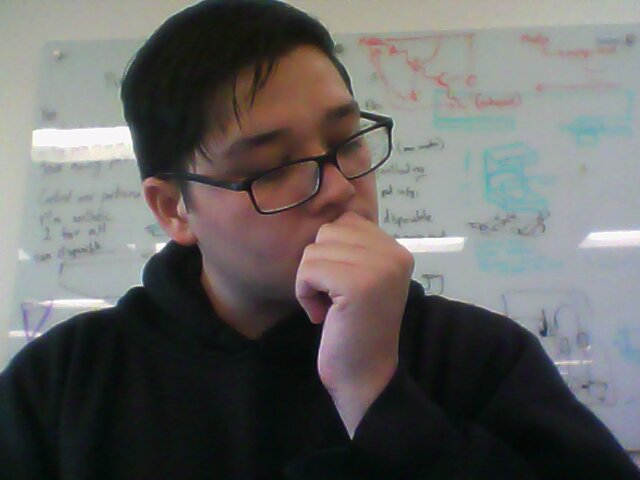
//> input picture opencvtesting/selfi2.jpg, 640 x 480 px, given in place of the camera
$ ./AutoColourFilter   (built with g++ and OpenCV 4)
//> lines starting //> are read from the running program, lines starting //| are printed output that depends on the picture; after the words box and inside, x2 and y2 are one past the last pixel; in counts of white or black regions, pixels touching at a corner belong together
//objectTrackingTutorial.cpp

//Written by  Kyle Hounslow 2015

//Permission is hereby granted, free of charge, to any person obtaining a copy of this software and associated documentation files (the "Software")
//, to deal in the Software without restriction, including without limitation the rights to use, copy, modify, merge, publish, distribute, sublicense,
//and/or sell copies of the Software, and to permit persons to whom the Software is furnished to do so, subject to the following conditions:

//The above copyright notice and this permission notice shall be included in all copies or substantial portions of the Software.

//THE SOFTWARE IS PROVIDED "AS IS", WITHOUT WARRANTY OF ANY KIND, EXPRESS OR IMPLIED, INCLUDING BUT NOT LIMITED TO THE WARRANTIES OF MERCHANTABILITY,
//FITNESS FOR A PARTICULAR PURPOSE AND NONINFRINGEMENT. IN NO EVENT SHALL THE AUTHORS OR COPYRIGHT HOLDERS BE LIABLE FOR ANY CLAIM, DAMAGES OR OTHER
//LIABILITY, WHETHER IN AN ACTION OF CONTRACT, TORT OR OTHERWISE, ARISING FROM, OUT OF OR IN CONNECTION WITH THE SOFTWARE OR THE USE OR OTHER DEALINGS
//IN THE SOFTWARE.

#include <sstream>
#include <string>
#include <iostream>
#include "opencv2/highgui.hpp"
#include "opencv2/opencv.hpp"

using namespace cv;
using namespace std;
//initial min and max HSV filter values.
//these will be changed using trackbars
int H_MIN = 0;
int H_MAX = 256;
int S_MIN = 0;
int S_MAX = 256;
int V_MIN = 0;
int V_MAX = 256;
//default capture width and height
const int FRAME_WIDTH = 640;
const int FRAME_HEIGHT = 480;
//max number of objects to be detected in frame
const int MAX_NUM_OBJECTS = 50;
//minimum and maximum object area
const int MIN_OBJECT_AREA = 20 * 20;
const int MAX_OBJECT_AREA = FRAME_HEIGHT*FRAME_WIDTH / 1.5;
//names that will appear at the top of each window
const string windowName = "Original Image";
const string windowName1 = "HSV Image";
const string windowName2 = "Thresholded Image";
const string windowName3 = "After Morphological Operations";
const string trackbarWindowName = "Trackbars";

bool calibrationMode;//used for showing debugging windows, trackbars etc.

bool mouseIsDragging;//used for showing a rectangle on screen as user clicks and drags mouse
bool mouseMove;
bool rectangleSelected;
cv::Point initialClickPoint, currentMousePoint; //keep track of initial point clicked and current position of mouse
cv::Rect rectangleROI; //this is the ROI that the user has selected
vector<int> H_ROI, S_ROI, V_ROI;// HSV values from the click/drag ROI region stored in separate vectors so that we can sort them easily

void on_trackbar(int, void*)
{//This function gets called whenever a
	// trackbar position is changed

	//for now, this does nothing.


}
void createTrackbars(){
	//create window for trackbars


	namedWindow(trackbarWindowName, 0);
	//create memory to store trackbar name on window
	char TrackbarName[50];
	sprintf(TrackbarName, "H_MIN", H_MIN);
	sprintf(TrackbarName, "H_MAX", H_MAX);
	sprintf(TrackbarName, "S_MIN", S_MIN);
	sprintf(TrackbarName, "S_MAX", S_MAX);
	sprintf(TrackbarName, "V_MIN", V_MIN);
	sprintf(TrackbarName, "V_MAX", V_MAX);
	//create trackbars and insert them into window
	//3 parameters are: the address of the variable that is changing when the trackbar is moved(eg.H_LOW),
	//the max value the trackbar can move (eg. H_HIGH),
	//and the function that is called whenever the trackbar is moved(eg. on_trackbar)
	//                                  ---->    ---->     ---->
	createTrackbar("H_MIN", trackbarWindowName, &H_MIN, 255, on_trackbar);
	createTrackbar("H_MAX", trackbarWindowName, &H_MAX, 255, on_trackbar);
	createTrackbar("S_MIN", trackbarWindowName, &S_MIN, 255, on_trackbar);
	createTrackbar("S_MAX", trackbarWindowName, &S_MAX, 255, on_trackbar);
	createTrackbar("V_MIN", trackbarWindowName, &V_MIN, 255, on_trackbar);
	createTrackbar("V_MAX", trackbarWindowName, &V_MAX, 255, on_trackbar);


}
// [52 lines left out: function clickAndDrag_Rectangle, not called in this run]
void recordHSV_Values(cv::Mat frame, cv::Mat hsv_frame){

	//save HSV values for ROI that user selected to a vector
	if (mouseMove == false && rectangleSelected == true){

		//clear previous vector values
		if (H_ROI.size()>0) H_ROI.clear();
		if (S_ROI.size()>0) S_ROI.clear();
		if (V_ROI.size()>0 )V_ROI.clear();
		//if the rectangle has no width or height (user has only dragged a line) then we don't try to iterate over the width or height
		if (rectangleROI.width<1 || rectangleROI.height<1) cout << "Please drag a rectangle, not a line" << endl;
		else{
			for (int i = rectangleROI.x; i<rectangleROI.x + rectangleROI.width; i++){
				//iterate through both x and y direction and save HSV values at each and every point
				for (int j = rectangleROI.y; j<rectangleROI.y + rectangleROI.height; j++){
					//save HSV value at this point
					H_ROI.push_back((int)hsv_frame.at<cv::Vec3b>(j, i)[0]);
					S_ROI.push_back((int)hsv_frame.at<cv::Vec3b>(j, i)[1]);
					V_ROI.push_back((int)hsv_frame.at<cv::Vec3b>(j, i)[2]);
				}
			}
		}
		//reset rectangleSelected so user can select another region if necessary
		rectangleSelected = false;
		//set min and max HSV values from min and max elements of each array

		if (H_ROI.size()>0){
			//NOTE: min_element and max_element return iterators so we must dereference them with "*"
			H_MIN = *std::min_element(H_ROI.begin(), H_ROI.end());
			H_MAX = *std::max_element(H_ROI.begin(), H_ROI.end());
			cout << "MIN 'H' VALUE: " << H_MIN << endl;
			cout << "MAX 'H' VALUE: " << H_MAX << endl;
		}
		if (S_ROI.size()>0){
			S_MIN = *std::min_element(S_ROI.begin(), S_ROI.end());
			S_MAX = *std::max_element(S_ROI.begin(), S_ROI.end());
			cout << "MIN 'S' VALUE: " << S_MIN << endl;
			cout << "MAX 'S' VALUE: " << S_MAX << endl;
		}
		if (V_ROI.size()>0){
			V_MIN = *std::min_element(V_ROI.begin(), V_ROI.end());
			V_MAX = *std::max_element(V_ROI.begin(), V_ROI.end());
			cout << "MIN 'V' VALUE: " << V_MIN << endl;
			cout << "MAX 'V' VALUE: " << V_MAX << endl;
		}

	}

	if (mouseMove == true){
		//if the mouse is held down, we will draw the click and dragged rectangle to the screen
		rectangle(frame, initialClickPoint, cv::Point(currentMousePoint.x, currentMousePoint.y), cv::Scalar(0, 255, 0), 1, 8, 0);
	}


}
string intToString(int number){


	std::stringstream ss;
	ss << number;
	return ss.str();
}
void drawObject(int x, int y, Mat &frame){

	//use some of the openCV drawing functions to draw crosshairs
	//on your tracked image!


	//'if' and 'else' statements to prevent
	//memory errors from writing off the screen (ie. (-25,-25) is not within the window)

	circle(frame, Point(x, y), 20, Scalar(0, 255, 0), 2);
	if (y - 25>0)
		line(frame, Point(x, y), Point(x, y - 25), Scalar(0, 255, 0), 2);
	else line(frame, Point(x, y), Point(x, 0), Scalar(0, 255, 0), 2);
	if (y + 25<FRAME_HEIGHT)
		line(frame, Point(x, y), Point(x, y + 25), Scalar(0, 255, 0), 2);
	else line(frame, Point(x, y), Point(x, FRAME_HEIGHT), Scalar(0, 255, 0), 2);
	if (x - 25>0)
		line(frame, Point(x, y), Point(x - 25, y), Scalar(0, 255, 0), 2);
	else line(frame, Point(x, y), Point(0, y), Scalar(0, 255, 0), 2);
	if (x + 25<FRAME_WIDTH)
		line(frame, Point(x, y), Point(x + 25, y), Scalar(0, 255, 0), 2);
	else line(frame, Point(x, y), Point(FRAME_WIDTH, y), Scalar(0, 255, 0), 2);

	putText(frame, intToString(x) + "," + intToString(y), Point(x, y + 30), 1, 1, Scalar(0, 255, 0), 2);

}
void morphOps(Mat &thresh){

	//create structuring element that will be used to "dilate" and "erode" image.
	//the element chosen here is a 3px by 3px rectangle

	Mat erodeElement = getStructuringElement(MORPH_RECT, Size(3, 3));
	//dilate with larger element so make sure object is nicely visible
	Mat dilateElement = getStructuringElement(MORPH_RECT, Size(8, 8));

	erode(thresh, thresh, erodeElement);
	erode(thresh, thresh, erodeElement);


	dilate(thresh, thresh, dilateElement);
	dilate(thresh, thresh, dilateElement);


}
void trackFilteredObject(int &x, int &y, Mat threshold, Mat &liveFeed){

	Mat temp;
	threshold.copyTo(temp);
	//these two vectors needed for output of findContours
	vector< vector<Point> > contours;
	vector<Vec4i> hierarchy;
	//find contours of filtered image using openCV findContours function
	findContours(temp, contours, hierarchy, CV_RETR_CCOMP, CV_CHAIN_APPROX_SIMPLE);
	//use moments method to find our filtered object
	double refArea = 0;
	int largestIndex = 0;
	bool objectFound = false;
	if (hierarchy.size() > 0) {
		int numObjects = hierarchy.size();
		//if number of objects greater than MAX_NUM_OBJECTS we have a noisy filter
		if (numObjects<MAX_NUM_OBJECTS){
			for (int index = 0; index >= 0; index = hierarchy[index][0]) {

				Moments moment = moments((cv::Mat)contours[index]);
				double area = moment.m00;

				//if the area is less than 20 px by 20px then it is probably just noise
				//if the area is the same as the 3/2 of the image size, probably just a bad filter
				//we only want the object with the largest area so we save a reference area each
				//iteration and compare it to the area in the next iteration.
				if (area>MIN_OBJECT_AREA && area<MAX_OBJECT_AREA && area>refArea){
					x = moment.m10 / area;
					y = moment.m01 / area;
					objectFound = true;
					refArea = area;
					//save index of largest contour to use with drawContours
					largestIndex = index;
				}
				else objectFound = false;


			}
			//let user know you found an object
			if (objectFound == true){
				putText(liveFeed, "Tracking Object", Point(0, 50), 2, 1, Scalar(0, 255, 0), 2);
				//draw object location on screen
				drawObject(x, y, liveFeed);
				//draw largest contour
				//drawContours(liveFeed, contours, largestIndex, Scalar(0, 255, 255), 2);
			}

		}
		else putText(liveFeed, "TOO MUCH NOISE! ADJUST FILTER", Point(0, 50), 1, 2, Scalar(0, 0, 255), 2);
	}
}
int main(int argc, char* argv[])
{
	//some boolean variables for different functionality within this
	//program
	bool trackObjects = true;
	bool useMorphOps = true;
	calibrationMode = true;
	//Matrix to store each frame of the webcam feed
	Mat liveFeed;
	//matrix storage for HSV image
	Mat HSV;
	//matrix storage for binary threshold image
	Mat threshold;
	//x and y values for the location of the object
	int x = 0, y = 0;
	//video capture object to acquire webcam feed
	VideoCapture capture;
	//open capture object at location zero (default location for webcam)
	capture.open(1);
	//set height and width of capture frame
	capture.set(CV_CAP_PROP_FRAME_WIDTH, FRAME_WIDTH);
	capture.set(CV_CAP_PROP_FRAME_HEIGHT, FRAME_HEIGHT);
	//must create a window before setting mouse callback
	cv::namedWindow(windowName);
	//set mouse callback function to be active on "Webcam Feed" window
	//we pass the handle to our "frame" matrix so that we can draw a rectangle to it
	//as the user clicks and drags the mouse
	cv::setMouseCallback(windowName, clickAndDrag_Rectangle, &liveFeed);
	//initiate mouse move and drag to false
	mouseIsDragging = false;
	mouseMove = false;
	rectangleSelected = false;

	//start an infinite loop where webcam feed is copied to liveFeed matrix
	//all of our operations will be performed within this loop
	while (1){
		//store image to matrix
		Mat temp;
		capture.read(temp);
//> temp is the input picture: 480 rows x 640 cols, CV_8UC3; mean B, G, R 99.3, 100.8, 102


		/* // This is all used for finding the center point and the radius
		vector<Vec3f> circles;
		HoughCircles(gray, circles, CV_HOUGH_GRADIENT, 1, gray.rows/8, 200, 100, 0, 0 );
		//GaussianBlur(gray,gray,Size(8,8),2,2);*/


		cv::Mat mask = cv::Mat::zeros( temp.rows, temp.cols, CV_8UC1 );
		Point center = Point(330, 177);
		float radius = 80;
		float cropX = 330 - radius;
		float cropY = 177 - radius;
		float cropHeight = 2*radius;
		float cropWidth = 2*radius;
		Rect myCropROI(cropX, cropY , cropHeight , cropWidth);
		circle( mask, center, radius, Scalar(255,255,255), -1, 8, 0 ); //-1 means filled
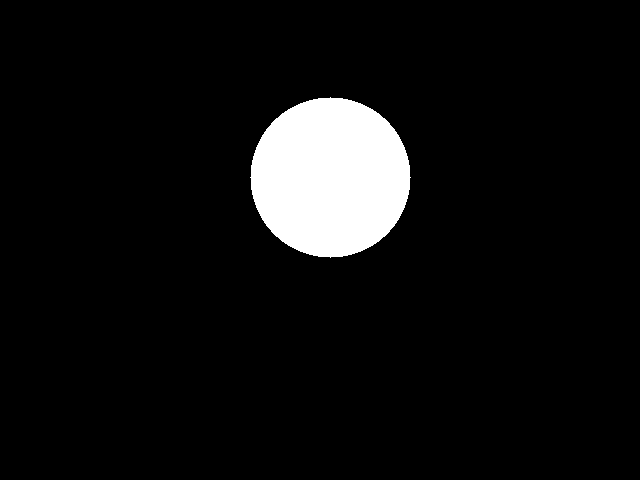
//> mask: 480 rows x 640 cols, CV_8UC1; 6.5% white; 1 white region
	//	namedWindow("test"); // debug
	//	imshow("test", mask); // debug
		temp.copyTo( liveFeed, mask );
		liveFeed = liveFeed(myCropROI);
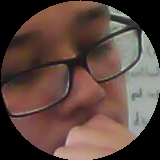
//> liveFeed: 160 rows x 160 cols, CV_8UC3; mean B, G, R 64.3, 71.7, 93.5
		cvtColor(liveFeed,HSV,COLOR_BGR2HSV);
//> HSV: 160 rows x 160 cols, CV_8UC3; mean H, S, V 24.7, 68.8, 94.6

		//convert frame from BGR to HSV colorspace
		cvtColor(liveFeed, HSV, COLOR_BGR2HSV);
		//set HSV values from user selected region
		recordHSV_Values(liveFeed, HSV);
		//filter HSV image between values and store filtered image to
		//threshold matrix
		inRange(HSV, Scalar(H_MIN, S_MIN, V_MIN), Scalar(H_MAX, S_MAX, V_MAX), threshold);
//> threshold: 160 rows x 160 cols, CV_8UC1; every value is 255
		//perform morphological operations on thresholded image to eliminate noise
		//and emphasize the filtered object(s)
		if (useMorphOps)
			morphOps(threshold);
		//pass in thresholded frame to our object tracking function
		//this function will return the x and y coordinates of the
		//filtered object
		if (trackObjects)
			trackFilteredObject(x, y, threshold, liveFeed);
//> in trackFilteredObject, `findContours(temp, contours, hierarchy, CV_RETR_CCOMP, CV_CHAIN_APPROX..`: contours = 1 contour; box (x1, y1, x2, y2) and area: (0, 0, 160, 160) 25281
//> in trackFilteredObject, `int numObjects = hierarchy.size();`: numObjects = 1
//> the loop in trackFilteredObject, `for (int index = 0; index >= 0; index = hierarchy[index][0])` made 1 pass
//> (area, x, y, refArea) on pass 1: (25281, 79, 79, 25281)
//> after the loop in trackFilteredObject, `for (int index = 0; index >= 0; index = hierarchy[index][0])`: x = 79; objectFound = true; refArea = 25281; largestIndex = 0
//> in trackFilteredObject, `putText(liveFeed, "Tracking Object", Point(0, 50), 2, 1, Scalar(0, 255..`:
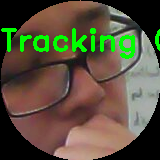
//> liveFeed: 160 rows x 160 cols, CV_8UC3; 5.05% of pixels changed, all inside (x1, y1, x2, y2) = (1, 28, 160, 59)
//> in drawObject, `circle(frame, Point(x, y), 20, Scalar(0, 255, 0), 2);`: frame: 160 rows x 160 cols, CV_8UC3; 1.5% of pixels changed, all inside (x1, y1, x2, y2) = (58, 58, 101, 101)
//> in drawObject, `line(frame, Point(x, y), Point(x, y - 25), Scalar(0, 255, 0), 2);`: frame: 160 rows x 160 cols, CV_8UC3; mean B, G, R 60.3, 84.6, 87.6
//> in drawObject, `line(frame, Point(x, y), Point(x, y + 25), Scalar(0, 255, 0), 2);`:
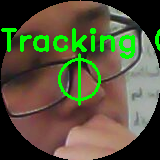
//> frame: 160 rows x 160 cols, CV_8UC3; mean B, G, R 60.1, 85, 87.2
//> in drawObject, `line(frame, Point(x, y), Point(x - 25, y), Scalar(0, 255, 0), 2);`:
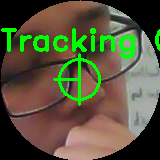
//> frame: 160 rows x 160 cols, CV_8UC3; 0.25% of pixels changed, all inside (x1, y1, x2, y2) = (53, 78, 78, 81)
//> in drawObject, `putText(frame, intToString(x) + "," + intToString(y), Point(x, y + 30)..`:
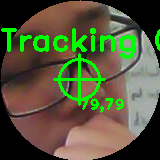
//> frame: 160 rows x 160 cols, CV_8UC3; mean B, G, R 59.2, 87.4, 85.6
//> x = 79; y = 79

		//show frames
		if (calibrationMode == true){

			//create slider bars for HSV filtering
			createTrackbars();
			imshow(windowName1, HSV);
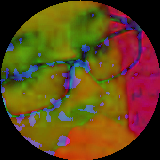
//> window 'HSV Image': 160 rows x 160 cols, CV_8UC3; mean B, G, R 24.7, 68.8, 94.6
			imshow(windowName2, threshold);
		}
		else{

			destroyWindow(windowName1);
			destroyWindow(windowName2);
			destroyWindow(trackbarWindowName);
		}
		imshow(windowName, liveFeed);


		//delay 30ms so that screen can refresh.
		//image will not appear without this waitKey() command
		//also use waitKey command to capture keyboard input
		if (waitKey(30) == 99) calibrationMode = !calibrationMode;//if user presses 'c', toggle calibration mode
//> the Esc key is pressed
	}


	return 0;
}
